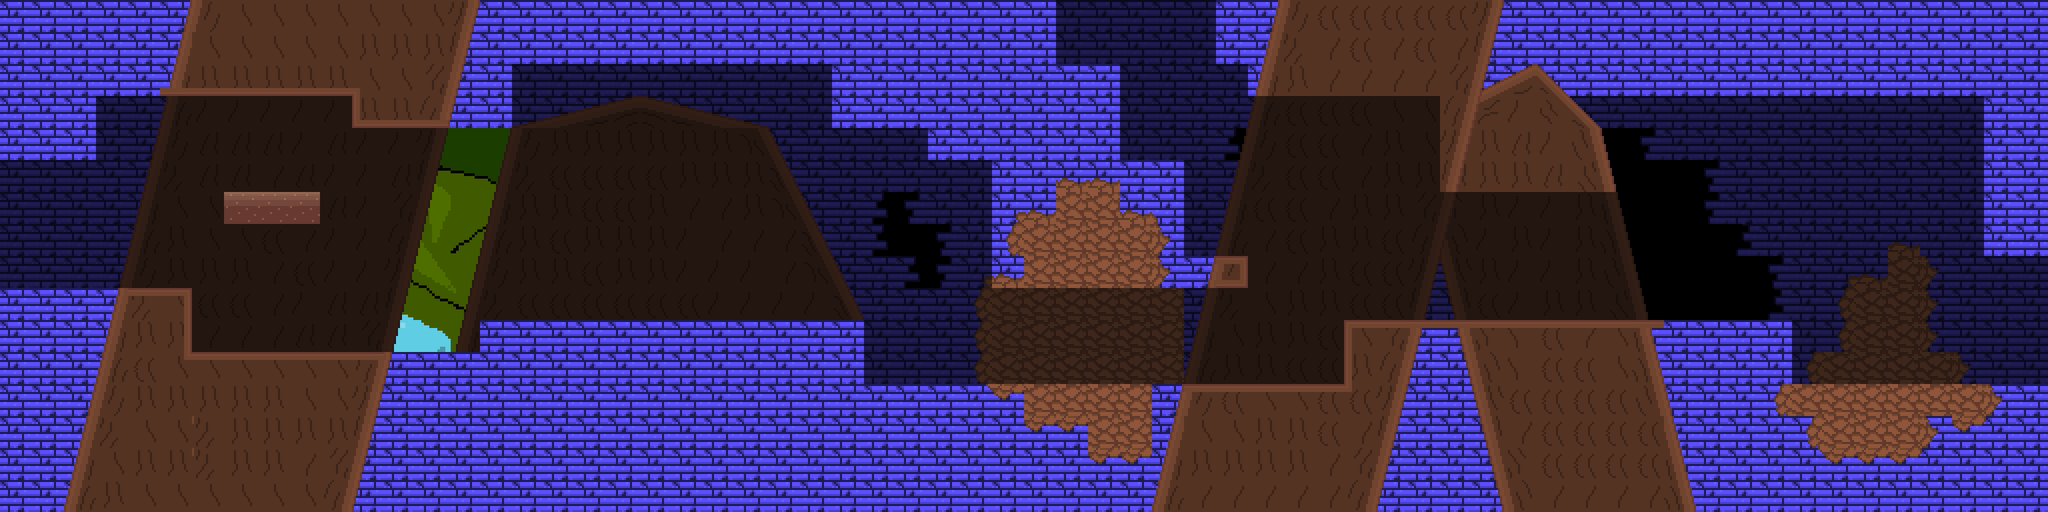

This game map was drawn from its Tiled (.tmx) file and the tilesets committed beside it. A one-line description and the trimmed map source follow:
An orthogonal 64x16 tile map with 48x48 px tiles, 4 tile layers (back_tiles, back_second, front, front_second), 4 tilesets, 3 image layers and 38 objects (6x HazardRockBlock, 3x SpawnPoint, 3x EnemyGroundedElemental, 3x Portal, Checkpoint, ...).

<map version="1.11" tiledversion="1.11.0" orientation="orthogonal" renderorder="right-down" width="64" height="16" tilewidth="48" tileheight="48" infinite="0" nextlayerid="23" nextobjectid="164">
 <properties>
  <property name="music" type="int" value="3" />
 </properties>
 <tileset firstgid="1" name="tileset01" tilewidth="48" tileheight="48" tilecount="176" columns="16">
  <image source="../tilesets/tileset01.png" width="768" height="528" />
 </tileset>
 <tileset firstgid="177" name="tileset02" tilewidth="48" tileheight="48" tilecount="121" columns="11">
  <image source="../tilesets/tileset02.png" width="528" height="528" />
 </tileset>
 <tileset firstgid="298" name="tileset03" tilewidth="48" tileheight="48" tilecount="306" columns="17">
  <image source="../tilesets/tileset03.png" width="816" height="864" />
 </tileset>
 <tileset firstgid="604" name="objects" tilewidth="48" tileheight="48" tilecount="64" columns="8">
  <image source="../tilesets/objects.png" width="384" height="384" />
 </tileset>
 <imagelayer id="17" name="Image Layer 1">
  <image source="../Backgrounds/ground_back.png" width="1024" height="576" />
  <properties>
   <property name="depth" type="int" value="3000" />
   <property name="parallax_x" type="float" value="1" />
   <property name="parallax_y" type="float" value="1" />
   <property name="repeat_y" type="bool" value="true" />
  </properties>
 </imagelayer>
 <imagelayer id="18" name="Image Layer 2">
  <image source="../Backgrounds/ground_far.png" width="1024" height="576" />
  <properties>
   <property name="depth" type="int" value="2900" />
   <property name="parallax_x" type="float" value="0.8" />
   <property name="parallax_y" type="float" value="0.1" />
   <property name="repeat_y" type="bool" value="false" />
  </properties>
 </imagelayer>
 <imagelayer id="19" name="Image Layer 3">
  <image source="../Backgrounds/ground_front.png" width="1024" height="576" />
  <properties>
   <property name="depth" type="int" value="2800" />
   <property name="parallax_x" type="float" value="0.9" />
   <property name="parallax_y" type="float" value="0.2" />
   <property name="repeat_y" type="bool" value="false" />
  </properties>
 </imagelayer>
 <layer id="11" name="back_tiles" width="64" height="16">
  <properties>
   <property name="depth" type="int" value="1050" />
   <property name="tileset" type="int" value="0" />
  </properties>
  <data>[1024 cells, 835 non-empty, 5 distinct tile ids]</data>
 </layer>
 <layer id="21" name="back_second" width="64" height="16">
  <properties>
   <property name="depth" type="int" value="1000" />
   <property name="tileset" type="int" value="2" />
  </properties>
  <data>[1024 cells, 482 non-empty, 92 distinct tile ids]</data>
 </layer>
 <layer id="12" name="front" width="64" height="16">
  <properties>
   <property name="depth" type="int" value="950" />
   <property name="tileset" type="int" value="0" />
  </properties>
  <data>[1024 cells, 0 non-empty, 0 distinct tile ids]</data>
 </layer>
 <layer id="20" name="front_second" width="64" height="16">
  <properties>
   <property name="depth" type="int" value="900" />
   <property name="tileset" type="int" value="2" />
  </properties>
  <data>[1024 cells, 106 non-empty, 35 distinct tile ids]</data>
 </layer>
 <objectgroup color="#aa00ff" id="22" name="checkpoints">
  <object id="150" type="Checkpoint" x="2688" y="144" width="192" height="432">
   <properties>
    <property name="room_id" type="int" value="23" />
    <property name="x" type="int" value="2787" />
    <property name="y" type="int" value="528" />
   </properties>
  </object>
 </objectgroup>
 <objectgroup color="#ffaa00" id="16" name="spawnpoints">
  <object id="99" type="SpawnPoint" x="1584" y="0" width="48" height="48">
   <properties>
    <property name="id" type="int" value="1" />
   </properties>
  </object>
  <object id="105" type="SpawnPoint" x="3024" y="384" width="48" height="48">
   <properties>
    <property name="id" type="int" value="0" />
   </properties>
  </object>
  <object id="106" type="SpawnPoint" x="0" y="240" width="48" height="48">
   <properties>
    <property name="id" type="int" value="2" />
   </properties>
  </object>
 </objectgroup>
 <objectgroup id="14" name="objects">
  <object id="152" type="EnemyGroundedElemental" x="2400" y="432" width="48" height="48">
   <properties>
    <property name="color" type="int" value="1" />
   </properties>
  </object>
  <object id="153" type="EnemyGroundedElemental" x="432" y="480" width="48" height="48">
   <properties>
    <property name="color" type="int" value="1" />
   </properties>
  </object>
  <object id="154" type="EnemyGroundedElemental" x="576" y="480" width="48" height="48">
   <properties>
    <property name="color" type="int" value="1" />
   </properties>
  </object>
  <object id="155" type="EnemyClingCreature" x="384" y="240" width="48" height="48" />
  <object id="156" type="HazardRockBlock" x="1632" y="432" width="48" height="48">
   <properties>
    <property name="color" type="int" value="1" />
   </properties>
  </object>
  <object id="157" type="HazardRockBlock" x="1680" y="432" width="48" height="48">
   <properties>
    <property name="color" type="int" value="1" />
   </properties>
  </object>
  <object id="158" type="HazardRockBlock" x="1632" y="480" width="48" height="48">
   <properties>
    <property name="color" type="int" value="1" />
   </properties>
  </object>
  <object id="159" type="HazardRockBlock" x="1680" y="480" width="48" height="48">
   <properties>
    <property name="color" type="int" value="1" />
   </properties>
  </object>
  <object id="160" type="HazardRockBlock" x="1632" y="528" width="48" height="48">
   <properties>
    <property name="color" type="int" value="1" />
   </properties>
  </object>
  <object id="161" type="HazardRockBlock" x="1680" y="528" width="48" height="48">
   <properties>
    <property name="color" type="int" value="1" />
   </properties>
  </object>
  <object id="163" type="EnemyShieldMonster" x="768" y="336" width="144" height="144">
   <properties>
    <property name="color" type="int" value="1" />
   </properties>
  </object>
 </objectgroup>
 <objectgroup color="#0000ff" id="13" name="walls">
  <properties>
   <property name="isWallLayer" type="bool" value="true" />
  </properties>
  <object id="24" x="1392" y="192" width="96" height="48" />
  <object id="47" x="0" y="96" width="144" height="144" />
  <object id="48" x="1248" y="96" width="240" height="96" />
  <object id="50" x="0" y="432" width="288" height="336" />
  <object id="51" x="288" y="528" width="432" height="240" />
  <object id="52" x="144" y="96" width="384" height="48" />
  <object id="54" x="528" y="96" width="240" height="96" />
  <object id="82" x="720" y="576" width="2352" height="192" />
  <object id="110" x="720" y="480" width="576" height="96" />
  <object id="111" x="336" y="288" width="144" height="48" />
  <object id="123" x="0" y="0" width="1488" height="96" />
  <object id="126" x="1872" y="0" width="1200" height="144" />
  <object id="127" x="2976" y="144" width="96" height="240" />
  <object id="129" x="2016" y="480" width="672" height="96" />
  <object id="130" x="1488" y="384" width="384" height="48" />
  <object id="131" x="1488" y="240" width="288" height="144" />
  <object id="132" x="1488" y="96" width="192" height="144" />
  <object id="133" x="1488" y="0" width="96" height="96" />
  <object id="134" x="1824" y="0" width="48" height="96" />
  <object id="151" x="2160" y="144" width="288" height="144" />
 </objectgroup>
 <objectgroup color="#00ff00" id="15" name="doors">
  <object id="100" type="Portal" x="1584" y="-96" width="240" height="48">
   <properties>
    <property name="horizontal" type="bool" value="true" />
    <property name="id_point" type="int" value="0" />
    <property name="id_room" type="int" value="24" />
   </properties>
  </object>
  </objectgroup>
</map>
<!-- 2 of 38 objects omitted -->
